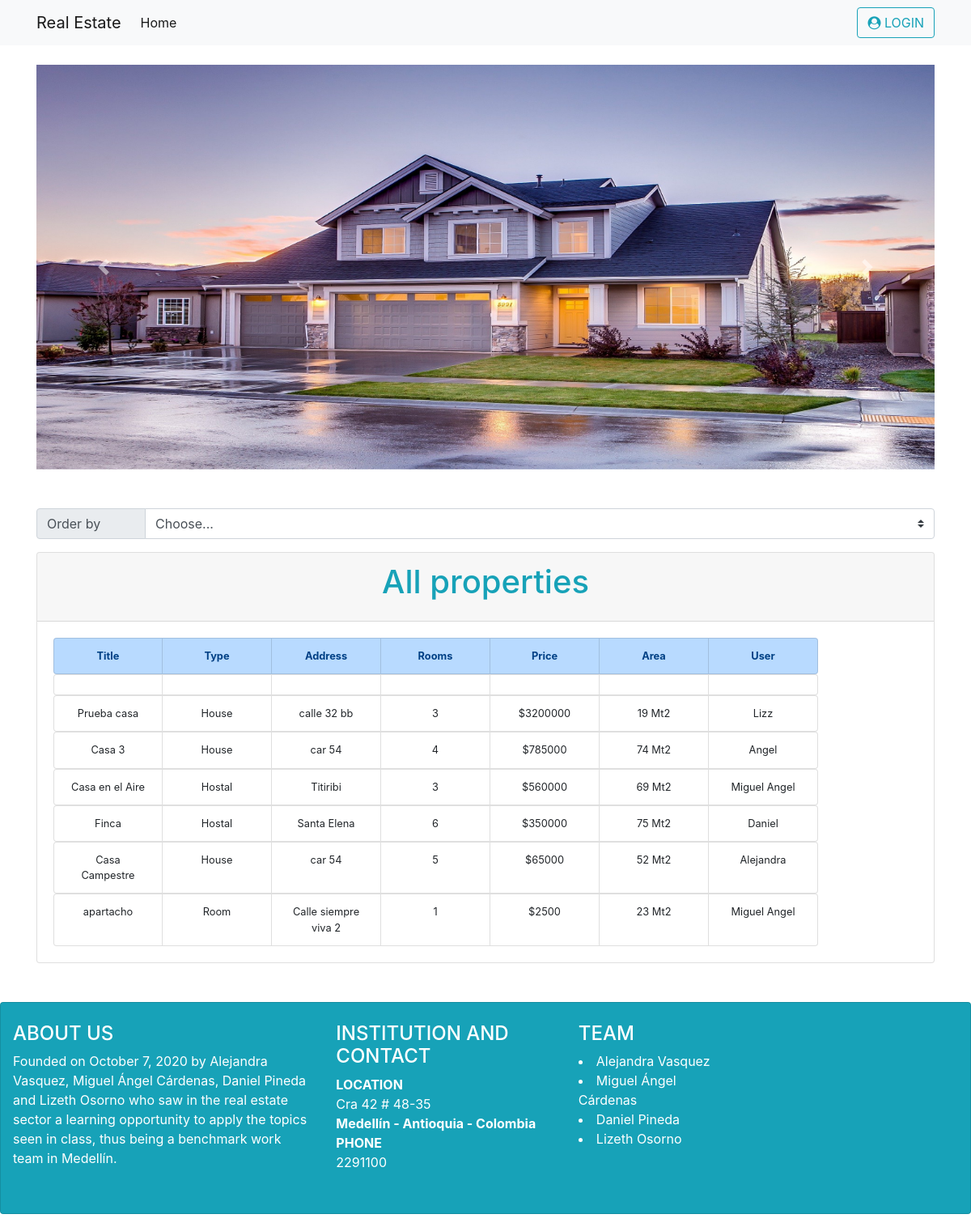
The page / on the database its author committed.
### tables this page shows
CREATE TABLE `properties` (
  `id` int(11) NOT NULL,
  `title` varchar(100) NOT NULL,
  `type` varchar(10) NOT NULL,
  `address` varchar(100) NOT NULL,
  `rooms` int(2) NOT NULL,
  `price` int(11) NOT NULL,
  `area` int(11) NOT NULL,
  `id_user` int(11) NOT NULL
);

CREATE TABLE `users` (
  `id` int(11) NOT NULL,
  `name` varchar(40) NOT NULL,
  `lastname` varchar(40) NOT NULL,
  `email` varchar(70) NOT NULL,
  `type_id` int(1) NOT NULL DEFAULT 1 COMMENT '1 CC:Cedula, 2 Pas: Pasaporte',
  `identification` varchar(20) NOT NULL,
  `password_user` varchar(200) NOT NULL
);

### application/controllers/Home.php (called while the page is built, shortened)
<?php
class Home extends CI_Controller {
	public function index()
	{
		$users= $this->ListPropertiesModel->ListPropertiesAllUsers();
		$homeUsers = array ('users'=>$users);
		$this->load->view('layouts/header');
		$this->load->view('home', $homeUsers);
		$this->load->view('layouts/footer');
	}
}

### index.php (called while the page is built, shortened)
<?php
require_once BASEPATH.'core/CodeIgniter.php';

### application/models/ListPropertiesModel.php (called while the page is built, shortened)
<?php
class ListPropertiesModel extends CI_Model
{
    public function ListPropertiesAllUsers()
    {
        $order = "DESC";
        $users = $this->db->query("SELECT * FROM properties p INNER JOIN users u ON u.id=p.id_user ORDER BY p.price $order")->result();
        foreach ($users as $user) {
            return $users;
        }
    }
}

### application/views/home.php (the view, shortened to what this page needs)
    <div id="carousel1" class="carousel slide " data-ride="carousel">
        <div class="carousel-inner">
            <div class="carousel-item active">
                <img src="<?php echo base_url(); ?>assets/img/Properties1.jpg" alt="" width="1110" height="500">
            </div>
        </div>
        <a class="carousel-control-prev" href="#carousel1" role="button" data-slide="prev">
            <span class="carousel-control-prev-icon" aria-hidden="true"></span>
        </a>
        <a class="carousel-control-next" href="#carousel1" role="button" data-slide="next">
            <span class="carousel-control-next-icon" aria-hidden="true"></span>
        </a>
    </div>
<br><br>
<div class="input-group mb-3">
  <div class="input-group-prepend">
    <label class="input-group-text" for="inputGroupSelect01">Order by</label>
  </div>
  <select class="custom-select" id="inputGroupSelect01">
    <option selected>Choose...</option>
  </select>
</div>
<div class="row">
    <div class="col-md-12">
        <div class="card card-default">
            <div class="card-header text-center">
                <h1 class="card-title">All properties</h1>
            </div>
            <div class="card-body text-center">
                <ul class="list-group list-group-horizontal-md flex-fill">
                    <li class="list-group-item list-group-item-primary"><strong>Title</strong></li>
                    <li class="list-group-item list-group-item-primary"><strong>Type</strong></li>
                    <li class="list-group-item list-group-item-primary"><strong>Address</strong></li>
                    <li class="list-group-item list-group-item-primary"><strong>Rooms</strong></li>
                    <li class="list-group-item list-group-item-primary"><strong>Price</strong></li>
                    <li class="list-group-item list-group-item-primary"><strong>Area</strong></li>
                    <li class="list-group-item list-group-item-primary"><strong>User</strong></li>
                </ul>
                <ul class="list-group list-group-horizontal-md flex-fill">
                    <li class="list-group-item"></li>
                    <li class="list-group-item"></li>
                    <li class="list-group-item"></li>
                    <li class="list-group-item"></li>
                    <li class="list-group-item"></li>
                    <li class="list-group-item"></li>
                    <li class="list-group-item"></li>
                </ul>
                <?php
                if (empty($users))
                {?>
                    <div class="alert alert-danger" name="errorDataName" id="errorDataName" role="alert">
                    Properties not available
                    </div>
                <?php
                } else {
                    foreach ($users as $user) {
                    $listPropertiesUsers = "
                        <ul class='list-group list-group-horizontal-md'>
                            <li class='list-group-item'>$user->title</li>
                            <li class='list-group-item'>$user->type</li>
                            <li class='list-group-item'>$user->address</li>
                            <li class='list-group-item'>$user->rooms</li>
                            <li class='list-group-item'>$$user->price</li>
                            <li class='list-group-item'>$user->area Mt2</li>
                            <li class='list-group-item'>$user->name</li>
                        </ul>
                    ";
                    echo $listPropertiesUsers;
                }
            }
                ?>
            </div>
        </div>
    </div>
</div>

### application/views/layouts/header.php (shortened to what this page needs)
<!DOCTYPE html>
<html lang="en">
<head>
    <link rel="stylesheet" href="<?php echo base_url() ?>/assets/css/bootstrap.min.css">
    <link rel="stylesheet" type="text/css" href="https://stackpath.bootstrapcdn.com/font-awesome/4.7.0/css/font-awesome.min.css">
</head>
<body>
    <header>
        <nav class="navbar navbar-expand-lg navbar-light bg-light">
            <div class="container">
                <a class="navbar-brand" href="<?php echo base_url(); ?>">Real Estate</a>
                <div class="collapse navbar-collapse" id="navbarSupportedContent">
                    <ul class="navbar-nav mr-auto">
                        <li class="nav-item active">
                            <a class="nav-link" href="<?php echo base_url(); ?>"> Home <span class="sr-only">(current)</span></a>
                        </li>
                    </ul>
                    <ul class="navbar-nav float-right">
                        <li class="nav-item active">
                            <a href="<?php echo base_url() . "Login"; ?>" class="btn btn-outline-info my-2 my-sm-0"><i class="fa fa-user-circle"></i> LOGIN </a>
                        </li>
                    </ul>
                </div>
            </div>
        </nav>
    </header>
    <body>
        <div class="container">
            <br>

### application/views/layouts/footer.php (shortened to what this page needs)
    </div>
    <br>
    <br>
    <footer class="pd-50">
            <div class="card text-white bg-info mb-3" style="max-width: 95 rem;">
            <br>
            <div class="container-fluid"><div class="areaFooter auto_margin">
                <div class="row"><div class="col-lg-4">
                     <div class="content">
        <h4>ABOUT US</h4>
            <p>Founded on October 7, 2020 by Alejandra Vasquez, Miguel Ángel Cárdenas, Daniel Pineda and Lizeth Osorno who saw in the real estate sector a learning opportunity to apply the topics seen in class, thus being a benchmark work team in Medellín. </p>
            <br>
                </div>
                    </div>
        <div class="col-lg-3">
            <div class="content">
        <h4>INSTITUTION AND CONTACT</h4>
                <address>
                    <strong>LOCATION</strong>
                        <br>Cra 42 # 48-35<br>
                        <b>Medellín - Antioquia - Colombia</b>
                        <strong>PHONE</strong>
                        <br>
                        <a>2291100</a>
        </div>
             </div>
                        <div class="col-lg-2"><div class="content">
                        <h4>TEAM</h4>
                        <li><a>Alejandra Vasquez</a></li>
                        <li><a>Miguel Ángel Cárdenas</a></li>
                        <li><a>Daniel Pineda</a></li>
                        <li><a>Lizeth Osorno</a></li>
        </div>
    </body>
</html>

### application/views/layouts/header.php (style rules this page uses)
.list-group-item { width: 135px; font-size: 0.8em; }
.card-header { text-align: center; }
.input-group-text { width: 135px; }
h1 { color: #17a2b8; }

### rows shown on the page
properties: title "Prueba casa", type "House", address "calle 32 bb", rooms "3", price "3200000", area "19", id_user.name "Lizz"
properties: title "Casa 3", type "House", address "car 54", rooms "4", price "785000", area "74", id_user.name "Angel"
properties: title "Casa en el Aire", type "Hostal", address "Titiribi", rooms "3", price "560000", area "69", id_user.name "Miguel Angel"
properties: title "Finca", type "Hostal", address "Santa Elena", rooms "6", price "350000", area "75", id_user.name "Daniel"
properties: title "Casa Campestre", type "House", address "car 54", rooms "5", price "65000", area "52", id_user.name "Alejandra"
properties: title "apartacho", type "Room", address "Calle siempre viva 2", rooms "1", price "2500", area "23", id_user.name "Miguel Angel"
